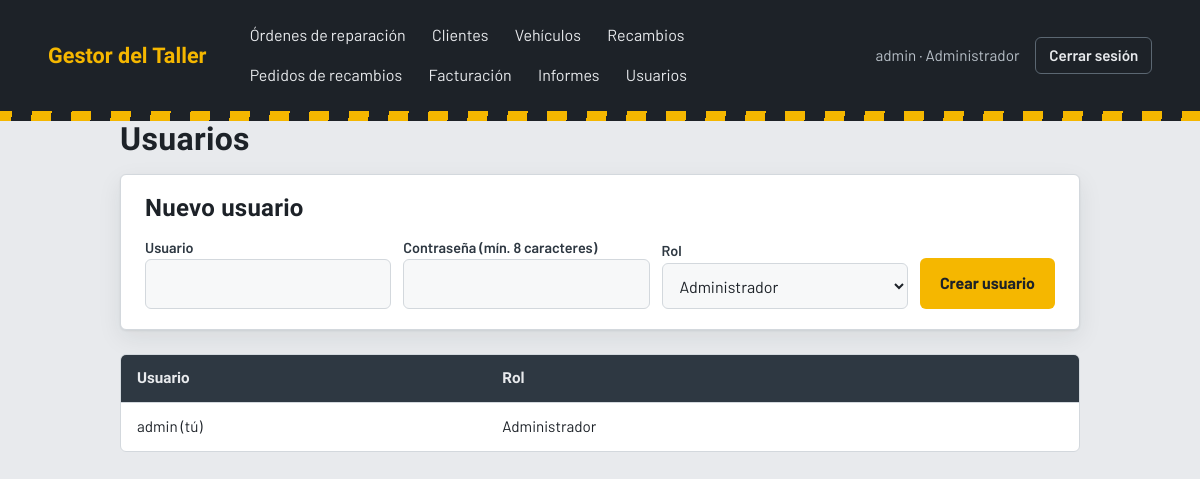
The app's page /modulos/usuarios.php (signed in) with its own data.
### tables this page shows
CREATE TABLE IF NOT EXISTS `usuarios` (
  `id` int(11) NOT NULL AUTO_INCREMENT,
  `nombre` varchar(50) NOT NULL,
  `password` varchar(255) NOT NULL,
  `rol` enum('administrador','jefeTaller','taller','mecanico','jefeRecambios','recambios','facturacion') NOT NULL DEFAULT 'taller',
  `creado_en` timestamp NOT NULL DEFAULT current_timestamp(),
  PRIMARY KEY (`id`),
  UNIQUE KEY `nombre` (`nombre`)
);

### includes/auth.php (called while the page is built, shortened)
<?php
function e(?string $texto): string
{
    return htmlspecialchars($texto ?? '', ENT_QUOTES, 'UTF-8');
}
function puede(string $modulo, string $accion = 'ver'): bool
{
    $rol = $_SESSION['rol'] ?? '';
    return in_array($accion, PERMISOS[$rol][$modulo] ?? [], true);
}
function modulos_visibles(): array
{
    return array_filter(MODULOS, fn($clave) => puede($clave, 'ver'), ARRAY_FILTER_USE_KEY);
}

### modulos/usuarios.php (the view, shortened to what this page needs)
<?php
require __DIR__ . '/../includes/auth.php';
require __DIR__ . '/../bd/conexionbd.php';
$miId  = (int) $_SESSION['user_id'];
$resultado = mysqli_query($conexion, "SELECT id, nombre, rol FROM usuarios ORDER BY nombre");
$usuarios  = mysqli_fetch_all($resultado, MYSQLI_ASSOC);
?>
<!DOCTYPE html>
<html lang="es">
<head>
    <link rel="stylesheet" href="../includes/style.css">
    <link rel="stylesheet" href="../includes/dashboard.css">
</head>
<body>
    <?php require __DIR__ . '/../includes/menu.php'; ?>
    <main>
        <div class="seccion-cabecera">
            <h1>Usuarios</h1>
        </div>
        <?php if (puede('usuarios', 'crear')): ?>
            <section class="panel" style="margin-bottom:1.5rem">
                <h2>Nuevo usuario</h2>
                <form method="POST" class="formulario-linea">
                    <div>
                        <label for="usuario">Usuario</label>
                        <input type="text" id="usuario" name="usuario" required autocomplete="off">
                    </div>
                    <div>
                        <label for="password">Contraseña (mín. 8 caracteres)</label>
                        <input type="password" id="password" name="password" required minlength="8" autocomplete="new-password">
                    </div>
                    <div>
                        <label for="rol">Rol</label>
                        <select id="rol" name="rol" required>
                            <?php foreach (ROLES as $valor => $texto): ?>
                                <option value="<?= e($valor) ?>"><?= e($texto) ?></option>
                            <?php endforeach; ?>
                        </select>
                    </div>
                    <button type="submit">Crear usuario</button>
                </form>
            </section>
        <?php endif; ?>
        <div class="tabla-contenedor">
            <table>
                <thead>
                    <tr>
                        <th>Usuario</th>
                        <th>Rol</th>
                        <?php if (puede('usuarios', 'borrar')): ?><th></th><?php endif; ?>
                    </tr>
                </thead>
                <tbody>
                    <?php foreach ($usuarios as $u):
                        $esYo = ((int) $u['id'] === $miId);
                    ?>
                        <tr>
                            <td><?= e($u['nombre']) ?><?= $esYo ? ' (tú)' : '' ?></td>
                            <td>
                                <?php if (puede('usuarios', 'editar') && !$esYo): ?>
                                    <form method="POST">
                                        <?= csrf_campo() ?>
                                        <input type="hidden" name="accion" value="rol">
                                        <input type="hidden" name="id" value="<?= (int) $u['id'] ?>">
                                        <select name="rol" aria-label="Rol de <?= e($u['nombre']) ?>">
                                            <?php foreach (ROLES as $valor => $texto): ?>
                                                <option value="<?= e($valor) ?>" <?= $u['rol'] === $valor ? 'selected' : '' ?>><?= e($texto) ?></option>
                                            <?php endforeach; ?>
                                        </select>
                                        <button type="submit">Guardar</button>
                                    </form>
                                <?php else: ?>
                                    <?= e(ROLES[$u['rol']] ?? $u['rol']) ?>
                                <?php endif; ?>
                            </td>
                            <?php if (puede('usuarios', 'borrar')): ?>
                                <td>
                                </td>
                            <?php endif; ?>
                        </tr>
                    <?php endforeach; ?>
                </tbody>
            </table>
        </div>
    </main>
</body>
</html>

### includes/menu.php
<?php
$rolEtiqueta = ROLES[$_SESSION['rol'] ?? ''] ?? ($_SESSION['rol'] ?? '');
?>
<header class="cabecera barra">
    <a class="marca" href="<?= BASE_URL ?>index.php">Gestor del Taller</a>
    <nav class="navegacion" aria-label="Módulos">
        <?php foreach (modulos_visibles() as $clave => $m): ?>
            <a href="<?= BASE_URL . e($m['url']) ?>"><?= e($m['titulo']) ?></a>
        <?php endforeach; ?>
    </nav>
    <div class="usuario">
        <span><?= e($_SESSION['username'] ?? '') ?> · <?= e($rolEtiqueta) ?></span>
        <a class="cerrarSesion" href="<?= BASE_URL ?>logout.php">Cerrar sesión</a>
    </div>
</header>

### includes/style.css (style rules this page uses)
:root { --asfalto: #1d2228; --acero: #2e3842; --acero-claro: #5b6772; --chapa: #e8eaed; --papel: #ffffff; --linea: #d3d8dd; --senal: #f5b700; --senal-oscuro: #d99f00; --ok: #1f7a4d; --ok-fondo: #e3f3ea; --error: #b3261e; --error-fondo: #fbe9e7; --fuente-titulo: "Barlow Semi Condensed", "Arial Narrow", system-ui, sans-serif; --fuente-texto: "Barlow", system-ui, -apple-system, "Segoe UI", sans-serif; --radio: 6px; --sombra: 0 1px 2px rgba(29, 34, 40, 0.08), 0 8px 24px rgba(29, 34, 40, 0.08); }
*, *::before, *::after { box-sizing: border-box; }
html { -webkit-text-size-adjust: 100%; }
body { margin: 0; min-height: 100vh; font-family: var(--fuente-texto); font-size: 1rem; line-height: 1.55; color: var(--asfalto); background: var(--chapa); }
h1, h2, h3 { font-family: var(--fuente-titulo); font-weight: 700; line-height: 1.15; letter-spacing: 0.01em; margin: 0 0 0.75rem; }
a { color: var(--acero); text-underline-offset: 3px; text-decoration-thickness: 1px; }
.cabecera { margin: 0; padding: 1.1rem clamp(1rem, 4vw, 3rem); font-size: clamp(1.25rem, 2.5vw, 1.6rem); color: var(--chapa); background: var(--asfalto); border-bottom: 10px solid transparent; border-image: repeating-linear-gradient(-45deg, var(--senal) 0 14px, var(--asfalto) 14px 28px) 1; }
body> :not(.cabecera):not(.tarjeta):not(script) { width: min(960px, 100% - 2rem); margin-inline: auto; }
.cerrarSesion { display: inline-block; margin-top: 0.5rem; padding: 0.55rem 1.1rem; font-weight: 600; text-decoration: none; color: var(--asfalto); background: var(--papel); border: 1.5px solid var(--asfalto); border-radius: var(--radio); transition: background 0.15s, color 0.15s; }
label { margin-top: 0.65rem; font-size: 0.9rem; font-weight: 600; color: var(--acero); }
input[type="text"], input[type="password"], input[type="email"], input[type="number"], input[type="date"], select, textarea { width: 100%; padding: 0.7rem 0.8rem; font: inherit; color: var(--asfalto); background: #f7f8f9; border: 1.5px solid var(--linea); border-radius: var(--radio); transition: border-color 0.15s, background 0.15s; }
button, .btn { display: inline-block; margin-top: 1.25rem; padding: 0.8rem 1.25rem; font: inherit; font-weight: 700; text-align: center; text-decoration: none; color: var(--asfalto); background: var(--senal); border: 0; border-radius: var(--radio); cursor: pointer; transition: background 0.15s, transform 0.05s; }
.panel { padding: 1.25rem 1.5rem; background: var(--papel); border: 1px solid var(--linea); border-radius: var(--radio); box-shadow: var(--sombra); }
.tabla-contenedor { overflow-x: auto; background: var(--papel); border: 1px solid var(--linea); border-radius: var(--radio); }
table { width: 100%; border-collapse: collapse; font-size: 0.95rem; }
th, td { padding: 0.75rem 1rem; text-align: left; border-bottom: 1px solid var(--linea); }
th { font-family: var(--fuente-titulo); font-weight: 600; color: var(--chapa); background: var(--acero); white-space: nowrap; }
tbody tr:last-child td { border-bottom: 0; }

### includes/dashboard.css (style rules this page uses)
.barra { display: flex; flex-wrap: wrap; align-items: center; gap: 0.75rem 2rem; font-size: 1rem; }
.barra .marca { font-family: var(--fuente-titulo); font-size: 1.35rem; font-weight: 700; color: var(--senal); text-decoration: none; }
.navegacion { display: flex; flex-wrap: wrap; gap: 0.25rem; flex: 1; }
.navegacion a { padding: 0.35rem 0.7rem; color: var(--chapa); text-decoration: none; border-radius: var(--radio); }
.barra .usuario { display: flex; align-items: center; gap: 1rem; font-size: 0.95rem; color: #b9c1c9; }
.barra .cerrarSesion { margin: 0; padding: 0.35rem 0.8rem; color: var(--chapa); background: transparent; border-color: #5b6772; }
main { padding-bottom: 3rem; }
main h1 { margin-top: 2rem; }
.seccion-cabecera { display: flex; flex-wrap: wrap; align-items: center; justify-content: space-between; gap: 1rem; margin-bottom: 1rem; }
.seccion-cabecera h1 { margin: 0; }
.formulario-linea { display: flex; flex-wrap: wrap; align-items: flex-end; gap: 0.75rem; }
.formulario-linea>div { flex: 1 1 200px; }
.formulario-linea button { margin-top: 0; }

### records on screen
usuarios: nombre "admin", shows "(tú)", rol "Administrador"

### other values on screen
$m['titulo'] "Órdenes de reparación"
$m['titulo'] "Clientes"
$m['titulo'] "Vehículos"
$m['titulo'] "Recambios"
$m['titulo'] "Pedidos de recambios"
$m['titulo'] "Facturación"
$m['titulo'] "Informes"
$m['titulo'] "Usuarios"
$_SESSION['username'] "admin"
$rolEtiqueta "Administrador"
form field rol "Administrador"
